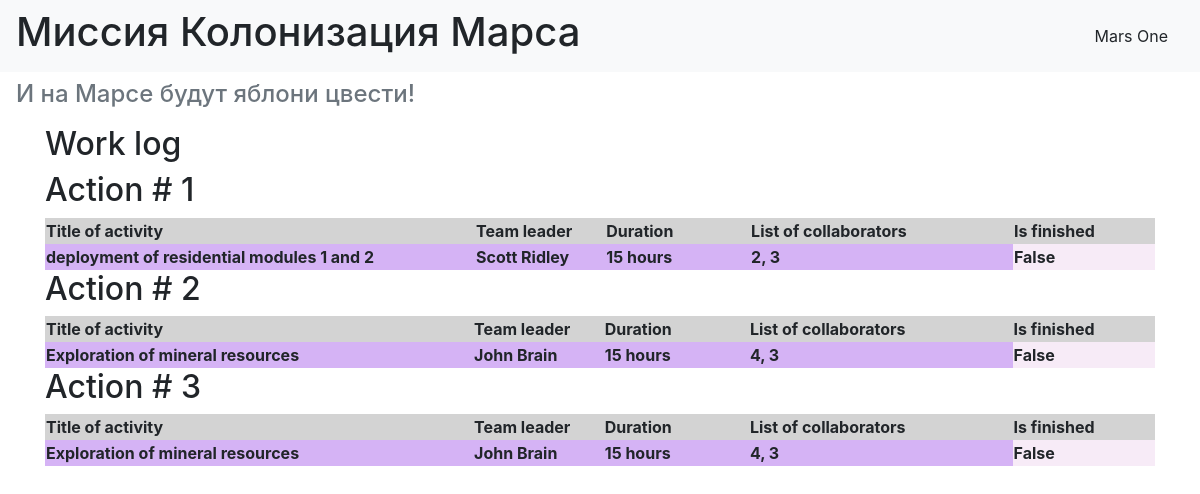
The page / on the database its author committed.
### data/users.py (models this page shows, shortened)
class User(SqlAlchemyBase):
    __tablename__ = 'users'
    id = sqlalchemy.Column(sqlalchemy.Integer,
                           primary_key=True, autoincrement=True)
    surname = sqlalchemy.Column(sqlalchemy.String, nullable=True)
    name = sqlalchemy.Column(sqlalchemy.String, nullable=True)
    age = sqlalchemy.Column(sqlalchemy.Integer, nullable=True)
    position = sqlalchemy.Column(sqlalchemy.String, nullable=True)
    speciality = sqlalchemy.Column(sqlalchemy.String, nullable=True)
    address = sqlalchemy.Column(sqlalchemy.String, nullable=True)
    about = sqlalchemy.Column(sqlalchemy.String, nullable=True)
    email = sqlalchemy.Column(sqlalchemy.String, unique=True, nullable=True)
    hashed_password = sqlalchemy.Column(sqlalchemy.String, nullable=True)
    modified_date = sqlalchemy.Column(sqlalchemy.DateTime,
                                      default=datetime.datetime.now)

### data/jobs.py (models this page shows)
class Jobs(SqlAlchemyBase):
    __tablename__ = 'jobs'
    id = sqlalchemy.Column(sqlalchemy.Integer,
                           primary_key=True, autoincrement=True)
    team_leader = sqlalchemy.Column(sqlalchemy.Integer, nullable=True)
    job = sqlalchemy.Column(sqlalchemy.String, nullable=True)
    work_size = sqlalchemy.Column(sqlalchemy.Integer, nullable=True)
    collaborators = sqlalchemy.Column(sqlalchemy.String, nullable=True)
    start_date = sqlalchemy.Column(sqlalchemy.DateTime, default=datetime.datetime.now)
    end_date = sqlalchemy.Column(sqlalchemy.DateTime, default=datetime.datetime.now)
    is_finished = sqlalchemy.Column(sqlalchemy.Boolean, default=True)

### main.py (the view)
@app.route("/")
def member():
    db_sess = db_session.create_session()
    jobs = db_sess.query(Jobs).all()
    users = db_sess.query(User).all()
    return render_template("member.html", jobs=jobs, users=users)

### data/db_session.py (called while the page is built)
def create_session() -> Session:
    global __factory
    return __factory()

### templates/member.html
{% extends "base.html" %}
{% block content %}
    <h2>Work log</h2>
    {% for item in jobs%}
        {% for us in users%}
            {% if us.id == item.team_leader %}
                <h2>Action # {{item.id}}</h2>
        <table>
            <tr bgcolor="lightgray">
                <th width="2000">Title of activity</th>
                <th width="500">Team leader</th>
                <th width="500">Duration</th>
                <th width="1000">List of collaborators</th>
                <th width="500">Is finished</th>
            </tr>
            <tr>
                <th width="2000" bgcolor="#d5b3f5">{{item.job}}</th>
                <th width="500" bgcolor="#d5b3f5">{{us.surname}} {{us.name}}</th>
                <th width="500" bgcolor="#d5b3f5">{{item.work_size}} hours</th>
                <th width="1000" bgcolor="#d5b3f5">{{item.collaborators}}</th>
                <th width="500" bgcolor="#f7ebf7">{{item.is_finished}}</th>
            </tr>
        </table>
            {% endif %}
        {% endfor %}
    {% endfor %}
{% endblock %}

### templates/base.html (shortened to what this page needs)
<!doctype html>
<html lang="en">
<head>
    <link rel="stylesheet"
          href="https://stackpath.bootstrapcdn.com/bootstrap/4.4.1/css/bootstrap.min.css"
>
</head>
<body>
<header>
    <nav class="navbar navbar-light bg-light">
        <h1>Миссия Колонизация Марса</h1>
        <a class="nav-link">Mars One</a>
    </nav>
    <h4 class="nav-link disabled">И на Марсе будут яблони цвести!</h4>
</header>
<main role="main" class="container">
    {% block content %}{% endblock %}
</main>
</body>
</html>

### rows shown on the page
Jobs: id "1", job "deployment of residential modules 1 and 2", work_size "15", collaborators "2, 3", is_finished "False"
User: surname "Scott", name "Ridley"
Jobs: id "2", job "Exploration of mineral resources", work_size "15", collaborators "4, 3", is_finished "False"
User: surname "John", name "Brain"
Jobs: id "3", job "Exploration of mineral resources", work_size "15", collaborators "4, 3", is_finished "False"
